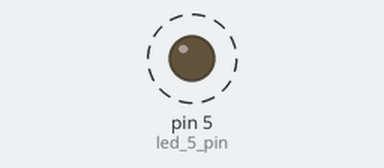
A sketch run on a simulated Arduino Uno, built with avr-gcc and run on an emulated ATmega328P. On the bench: output pins drawn as LEDs (lit = HIGH). Dashed ring = blinking. What the sketch prints to the serial monitor is not drawn.

Above: at 0.5 s.
Timing chart, 0 to 5.8 s (numbered marks = the images above):
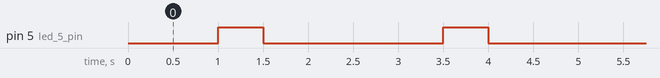

Measured:
- by itself, pin 5 (led_5_pin): alternates HIGH for 0.50 s and LOW for 2.0 s

The sketch:

Challenge_FizzBlink.ino
```cpp
const int led_5_pin = 5;
int counter = 1;

void setup() {
  // put your setup code here, to run once:
  Serial.begin(9600);
  pinMode(led_5_pin, OUTPUT);
}

void loop() {
  // put your main code here, to run repeatedly:
    if (counter % 3 == 0) {
      digitalWrite(led_5_pin, HIGH);
      delay(500);
      digitalWrite(led_5_pin, LOW);
      delay(500);
    } else {
      Serial.println(counter);
  }

  counter++;
  delay(500);
}
```
